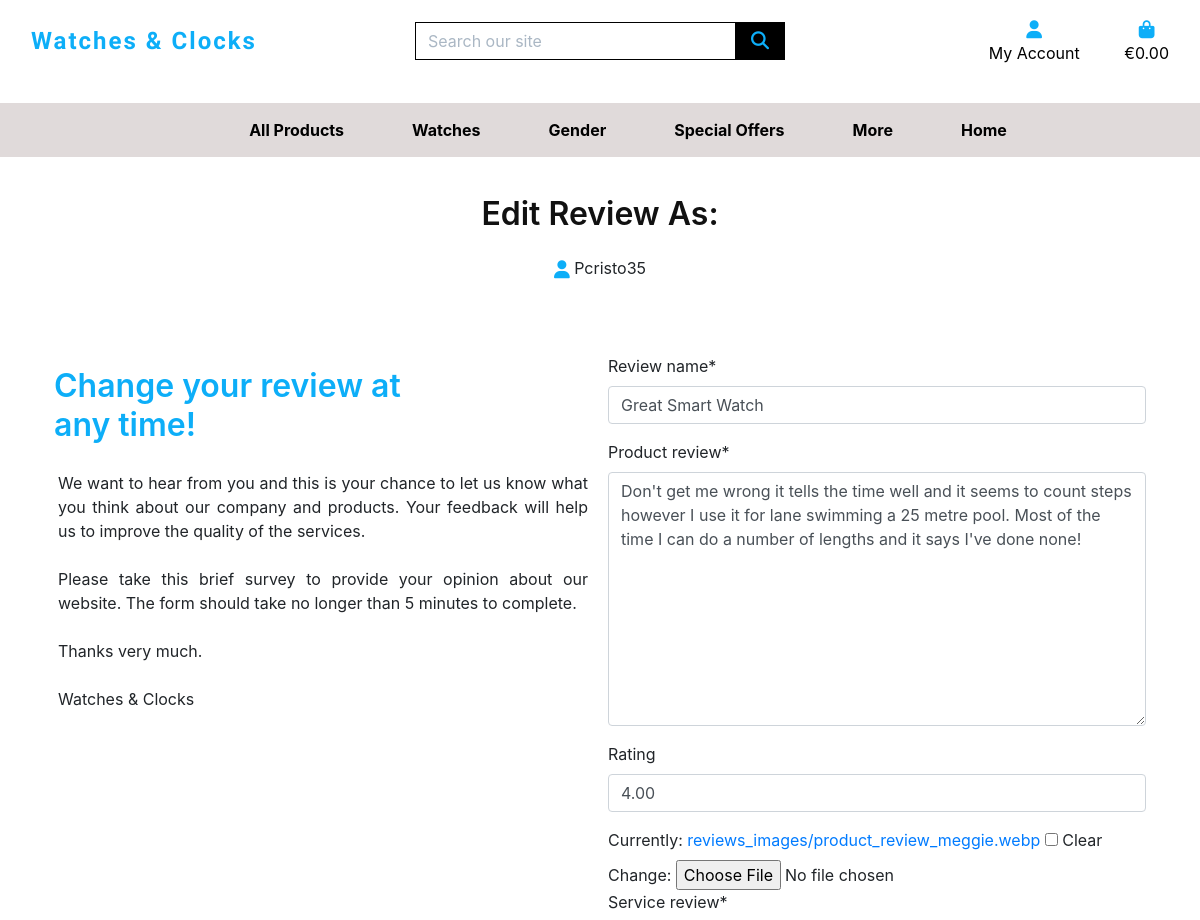
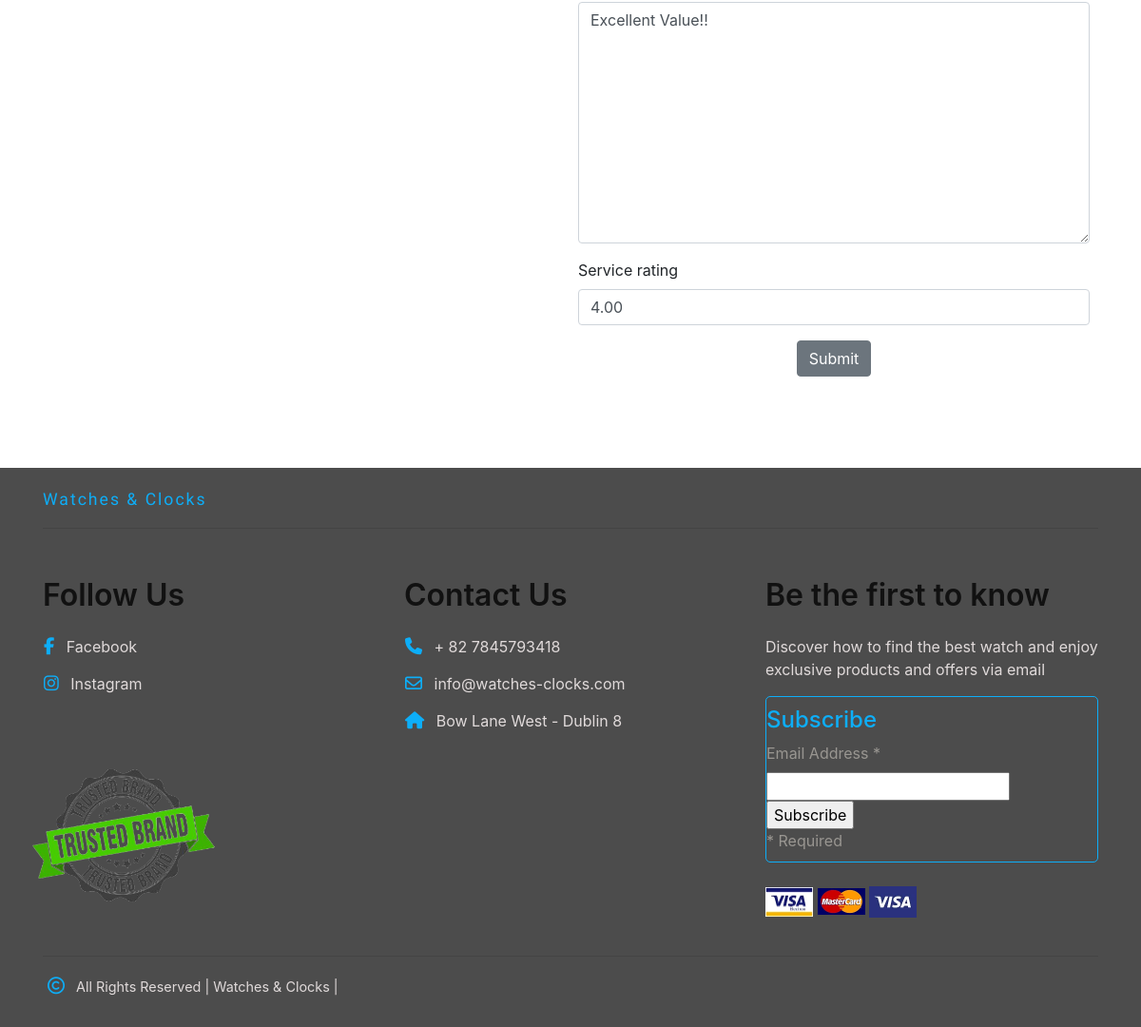
The page /reviews/edit_review/6 (signed in) on the database its author committed (2 pictures, top to bottom).
### reviews/models.py (models this page shows, shortened)
class Reviews(models.Model):
    class Meta:
        verbose_name_plural = 'Reviews'
    review_name = models.CharField(max_length=100)
    name = models.CharField(max_length=20)
    image = models.ImageField(upload_to='reviews_images/', null=True, blank=True)
    timestamp = models.DateTimeField(auto_now_add=True)
    product_review = models.TextField(max_length=300)
    rating = models.DecimalField(
        max_digits=6, decimal_places=2, null=True, blank=True)
    service_review = models.TextField(null=True, max_length=100)
    service_rating = models.DecimalField(
        max_digits=6, decimal_places=2, null=True, blank=True)
    approved = models.BooleanField(default=False)

### reviews/views.py (the view)
# urls.py: path('edit_review/<int:pk>', views.EditReview.as_view(), name='edit_review'),
class EditReview(LoginRequiredMixin, SuccessMessageMixin, UpdateView):
    model = Reviews
    form_class = ReviewsForm
    template_name = 'reviews/add_edit_review.html'
    success_message = 'The review was successfully updated'

### reviews/forms.py
class ReviewsForm(forms.ModelForm):
    class Meta:
        model = Reviews
        fields = ('review_name', 'product_review', 'rating', 'image', 'service_review', 'service_rating')

### bag/contexts.py (called while the page is built, shortened)
def bag_contents(request):
    bag_items = []
    total = 0
    product_count = 0
    bag = request.session.get('bag', {})
    if total < settings.FREE_DELIVERY_THRESHOLD:
        delivery = total * Decimal(settings.STANDARD_DELIVERY_PERCENTAGE / 100)
        free_delivery_delta = settings.FREE_DELIVERY_THRESHOLD - total
    else:
        delivery = 0
        free_delivery_delta = 0
    grand_total = delivery + total
    context = {
        'bag_items': bag_items,
        'total': total,
        'product_count': product_count,
        'delivery': delivery,
        'free_delivery_delta': free_delivery_delta,
        'free_delivery_threshold': settings.FREE_DELIVERY_THRESHOLD,
        'grand_total': grand_total,
    }
    return context

### banners/context_processors.py (called while the page is built)
def banner_carousel(request):
    banners_carousel =  BannerCarousel.objects.filter(featured=True)
    context = {
        'banners_carousel': banners_carousel,
    }
    return context

def banner_bottom(request):
    home_banner_bottom = BannerBottom.objects.filter(featured=True)
    context = {
        'home_banner_bottom': home_banner_bottom,
    }
    return context

def banner_vertival(request):
    banner_vertival = BannerVerical.objects.filter(featured=True)
    context = {
        'banner_vertival': banner_vertival,
    }
    return context

### products/context_processors.py (called while the page is built)
def products_selected(request):
    products_selected = Product.objects.filter(featured=True)
    context = {
        'products_selected': products_selected,
    }
    return context

def products_promotion(request):
    products_promotion = Product.objects.filter(promotion=True)
    context = {
        'products_promotion': products_promotion,
    }
    return context

def comming_soon(request):
    comming_soon = Product.objects.filter(comming_soon=True)
    context = {
        'comming_soon': comming_soon,
    }
    return context

### reviews/context_processors.py (called while the page is built)
def service_reviews(request):
    service_reviews = Reviews.objects.filter(
        approved=True).order_by("-timestamp")
    context = {
        'service_reviews': service_reviews,
    }
    return context

### reviews/templates/reviews/add_edit_review.html (shortened to what this page needs)
{% extends "base.html" %} {% load static %} {% block page_header %}
<div class="container header-container">
</div>
{% endblock %} {% block content %}
<div id="add_review" class="edit-comments">
  <div class="container">
    <div class="row p-3">
      <div class="col-12 text-center">
        {% if reviews %}
        <h1 class="sub-title mt-70">Edit Review As:</h1>
        <p> {{ user.username  | slice:":10" }}</p>
        {% else %}
        <h1 class="sub-title mt-70">Add Review As:</h1>
         <p><i class="fas fa-user fa-lg interactive-color"></i> {{ user.username  | slice:":10" }}</p>
        {% endif %}
      </div>
      <div class="col-md-6 mt-5 text-justify p-2">
        {% if reviews %}
        <h2 class="sub-title interactive-color">Change your review at<br>any time!</h2>
        {% else %}
        <h2 class="sub-title interactive-color">Your Opinion Matters!</h2>
        {% endif %}
        <p class="p-1">
          We want to hear from you and this is your chance to let us know what you think
          about our company and products. Your feedback will help us to improve the quality of the services.
        </p>
        <p class="p-1">
        Please take this brief survey to provide your opinion about our website. The
        form should take no longer than 5 minutes to complete.
        </p>
        <p class="p-1">
          Thanks very much.
        </p>
        <p class="p-1">
          Watches & Clocks
        </p>
      </div>
      <div class="col-md-6 p-2">
        <form method="post" enctype="multipart/form-data">
            {% for field in form %}
                {% if field.name != 'image' %}
                    {{ field | as_crispy_field }}
                {% else %}
                    {{ field }}
                {% endif %}
            {% endfor %}
          <div class="text-center">
            <button
              class="btn btn-secondary right mb-4"
              type="submit"
              value="Save"
            >
              Submit
            </button>
          </div>
        </form>
      </div>
    </div>
  </div>
</div>
{% endblock %}

### static/css/main.css (style rules this page uses)
* { -webkit-transition: all ease 0.2s; text-decoration: none !important; -o-transition: all ease 0.2s; -webkit-transition: all ease 0.3s; -moz-transition: all ease 0.3s; -o-transition: all ease 0.3s; transition: all ease0.3s; }
body { height: 100%; padding: 0; margin: 0; }
:root { --iterative-color: rgb(13, 174, 248); --overlay-black: rgba(0, 0, 0, 0.7); --fully-black: rgb(17, 17, 17); --light-grey: rgb(224, 218, 218); --white: rgb(255, 255, 255); --orange: rgb(236, 170, 115); --red: rgb(228, 15, 15); --text-white: rgb(250, 235, 215); --text-grey: rgb(153, 150, 145); --text-black: rgba(17, 17, 17); }
.sub-title { font-size: 2rem; color: var(--text-black); font-weight: 600; padding: 15px 0; }
.interactive-color { color: var(--iterative-color) !important; }
@media (min-width: 992px) { .header-container { padding-top: 164px; } }

### reviews/static/reviews/css/reviews.css (style rules this page uses)
#add_review form { margin: 50px auto 0; display: block; width: inherit; }

### rows shown on the page
Reviews: review_name "Great Smart Watch" "Don't get me wrong it tells the time well and it seems to count steps however I use it for lane swimming a 25 metre pool. Most of the time I can do a number of lengths and it says I've done none!" "4.00" "Excellent Value!!" "4.00"

### other values the page prints
{{ user.username  | slice:":10" }} "Pcristo35"
